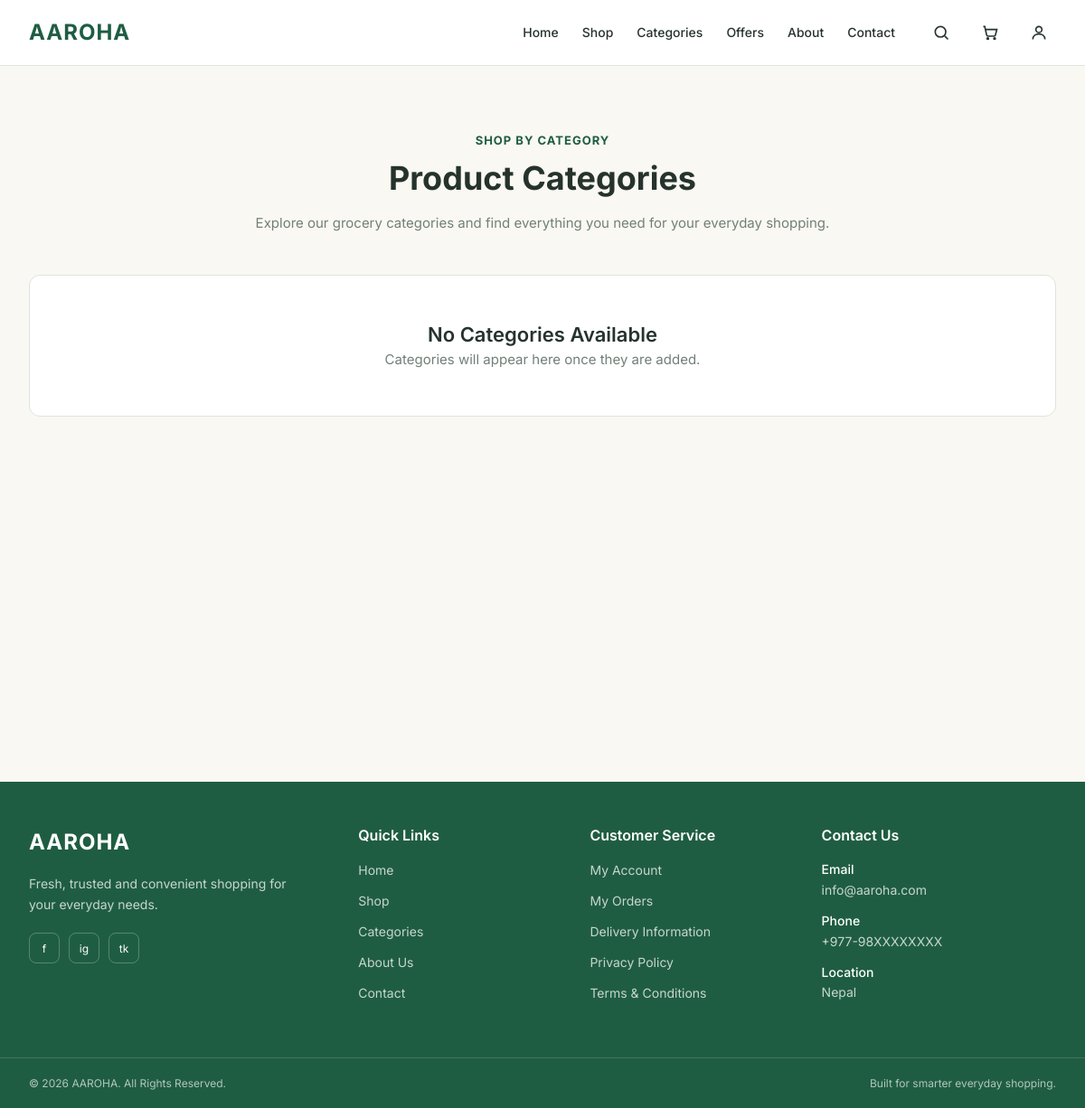
Page /categories/ on the earlier database version.
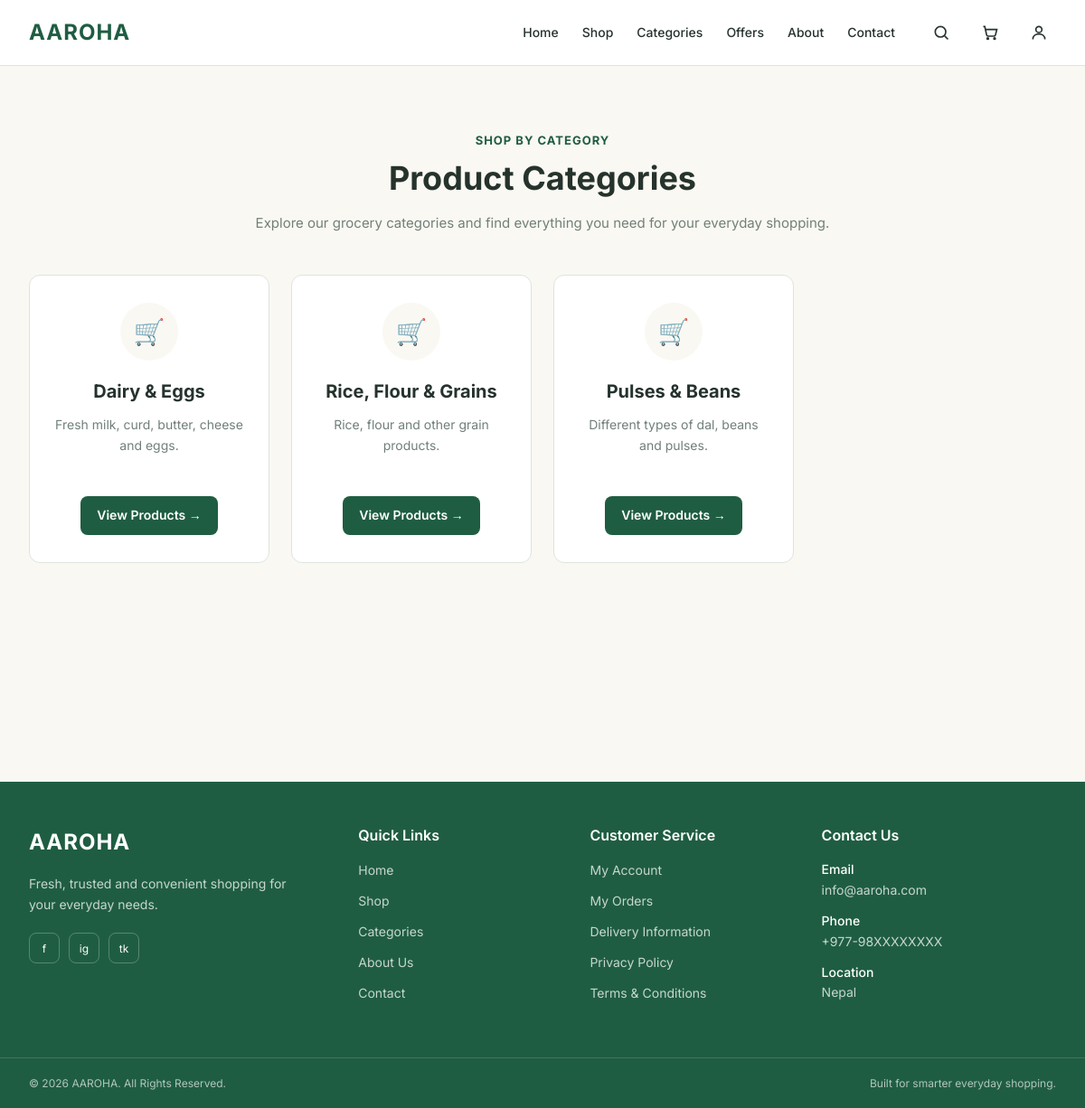
Same page on the later database version.
### products/models.py (models this page shows, shortened)
class Category(models.Model):
    name = models.CharField(max_length=100)
    description = models.TextField(blank=True)

### MSME/urls.py (the view)
# urls.py: path('categories/', categories, name='categories'),
def categories(request):
    categories = Category.objects.all()
    return render(
        request,
        'pages/categories.html',
        {'categories': categories}
    )

### templates/pages/categories.html (shortened to what this page needs)
{% extends 'base.html' %}
{% block content %}
<section class="categories-section">
    <div class="container">
        <div class="categories-header">
            <span class="section-label">
                SHOP BY CATEGORY
            </span>
            <h1>
                Product Categories
            </h1>
            <p>
                Explore our grocery categories and find
                everything you need for your everyday shopping.
            </p>
        </div>
        <div class="categories-grid">
            {% for category in categories %}
                <div class="category-card">
                    <div class="category-icon">
                        🛒
                    </div>
                    <div class="category-content">
                        <h3>
                            {{ category.name }}
                        </h3>
                        <p>
                            {{ category.description }}
                        </p>
                        <a
                            href="{% url 'products' %}?category={{ category.id }}"
                            class="category-button"
                        >
                            View Products →
                        </a>
                    </div>
                </div>
            {% empty %}
                <div class="empty-category">
                    <h3>
                        No Categories Available
                    </h3>
                    <p>
                        Categories will appear here once they are added.
                    </p>
                </div>
            {% endfor %}
        </div>
    </div>
</section>
{% endblock %}

Differences in the rows shown:
added Category: name "Dairy & Eggs", description "Fresh milk, curd, butter, cheese and eggs."
added Category: name "Rice, Flour & Grains", description "Rice, flour and other grain products."
added Category: name "Pulses & Beans", description "Different types of dal, beans and pulses."
Other differences:
text no longer shown: "No Categories Available Categories will appear here once they are added."
